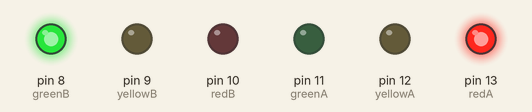
This sketch was run on a simulated Arduino Uno, built with avr-gcc and run on an emulated ATmega328P. Parts: output pins drawn as LEDs (lit = HIGH).

Above: at 2.5 s.
At 6.0 s:
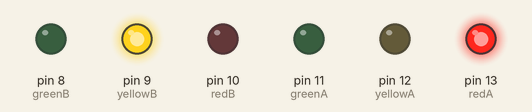
At 9.5 s:
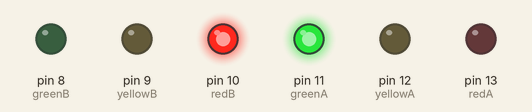
At 13.0 s:
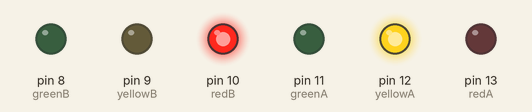
Timing chart, 0 to 18.2 s (numbered marks = the images above):
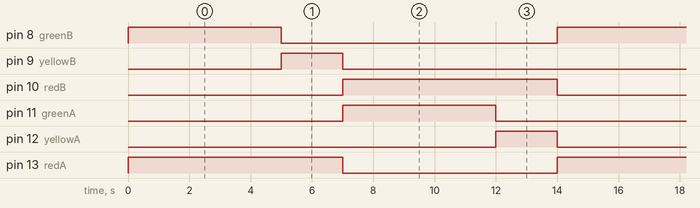

Measured:
- by itself, pin 8 (greenB), pin 11 (greenA): alternates HIGH for 5.0 s and LOW for 9.0 s
- by itself, pin 9 (yellowB), pin 12 (yellowA): alternates HIGH for 2.0 s and LOW for 12.0 s
- by itself, pin 10 (redB), pin 13 (redA): alternates HIGH for 7.0 s and LOW for 7.0 s

The sketch:

Dual_Road_Traffic_Intersection.ino
```cpp
int redA=13;
int yellowA=12;
int greenA=11;
int redB=10;
int yellowB=9;
int greenB=8;

enum trafficState{
  RED_A_GREEN_B,
  RED_A_YELLOW_B,
  GREEN_A_RED_B,
  YELLOW_A_RED_B,
};
trafficState currentState=RED_A_GREEN_B;
unsigned long startTime=0;

void setup(){
  pinMode(redA,OUTPUT);
  pinMode(redB, OUTPUT);
  pinMode(yellowA,OUTPUT);
  pinMode(yellowB,OUTPUT);
  pinMode(greenA,OUTPUT);
  pinMode(greenB,OUTPUT);
}

void loop(){
  switch(currentState){
    case RED_A_GREEN_B:
    digitalWrite(redA,HIGH);
    digitalWrite(greenB,HIGH);

    if(millis()-startTime>=5000){
      digitalWrite(greenB,LOW);
      currentState=RED_A_YELLOW_B;
      startTime=millis();
    }
    break;

    case RED_A_YELLOW_B:
    digitalWrite(yellowB,HIGH);

    if(millis()-startTime>=2000){
      digitalWrite(redA,LOW);
      digitalWrite(yellowB,LOW);
      currentState=GREEN_A_RED_B;
      startTime=millis();
    }
    break;

    case GREEN_A_RED_B:
    digitalWrite(greenA,HIGH);
    digitalWrite(redB,HIGH);
    if(millis()-startTime>=5000){
      digitalWrite(greenA,LOW);
      currentState=YELLOW_A_RED_B;
      startTime=millis();
    }
    break;

    case YELLOW_A_RED_B:
    digitalWrite(yellowA,HIGH);
    if(millis()-startTime>=2000){
      digitalWrite(yellowA,LOW);
      digitalWrite(redB,LOW);
      currentState=RED_A_GREEN_B;
      startTime=millis();
    }
    break;

  }
}
```
